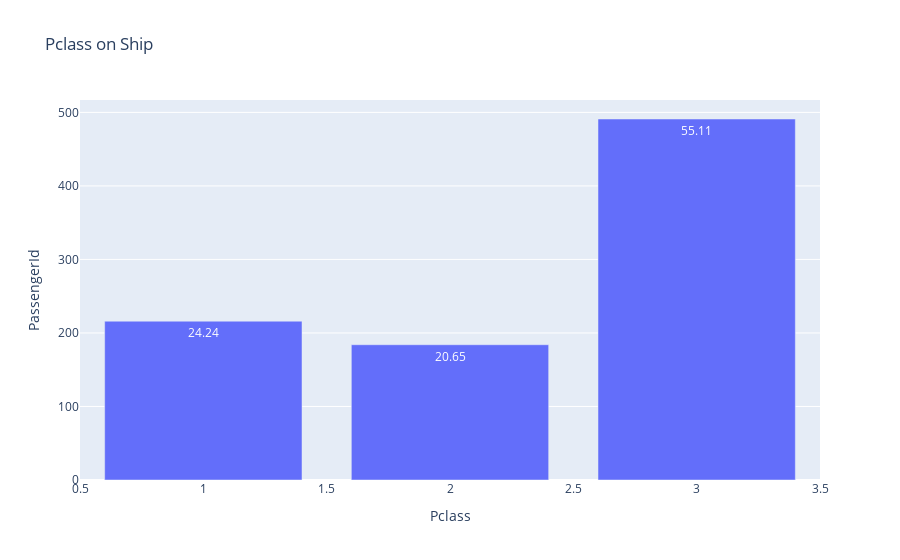

Notebook code cell kept with this figure:
### Code cell
px.bar(data_frame=pclass_bar, x='Pclass', y='PassengerId', text=pclass_bar['persen'], title='Pclass on Ship')

### Figure 1 — Plotly figure (JSON) as saved in the notebook; plotly's stock layout.template omitted (floating-point values rounded to 4 significant figures)
{"data": [{"alignmentgroup": "True", "hovertemplate": "Pclass=%{x}<br>PassengerId=%{y}<br>persen=%{text}<extra></extra>", "legendgroup": "", "marker": {"color": "#636efa", "pattern": {"shape": ""}}, "name": "", "offsetgroup": "", "orientation": "v", "showlegend": false, "text": [24.24, 20.65, 55.11], "textposition": "auto", "type": "bar", "x": [1, 2, 3], "xaxis": "x", "y": [216, 184, 491], "yaxis": "y"}], "layout": {"barmode": "relative", "legend": {"tracegroupgap": 0}, "title": {"text": "Pclass on Ship"}, "xaxis": {"anchor": "y", "domain": [0, 1], "title": {"text": "Pclass"}}, "yaxis": {"anchor": "x", "domain": [0, 1], "title": {"text": "PassengerId"}}}}
